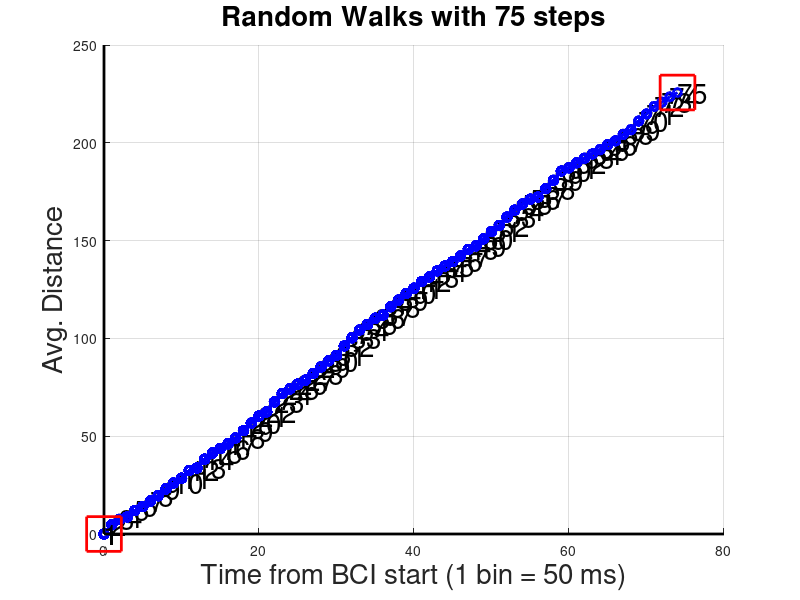

The MATLAB script that drew this image:
clc; clearvars; 
fontSize = 20;
format compact;

numberOfSteps = 75;
mu = 3;
sigma = 1; 

% Get all the random step directions in advance (for speed) rather than in the loop.
deltax = ones(1, numberOfSteps);
%deltay = rand(1, numberOfSteps) - 0.5;
deltay = normrnd(mu, sigma,[1, numberOfSteps]);
% Define starting location.
x = zeros(1, numberOfSteps);
y = zeros(1, numberOfSteps);
text(x, y, '1', 'fontSize', fontSize);
hold on;
% Now do the steps in a random direction.
for step = 2 : numberOfSteps
	% Walk in the x direction.
	x(step) = x(step-1) + deltax(step);
	% Walk in the y direction.
	y(step) = y(step-1) + deltay(step);
	% Now plot the walk so far.
	plot(x(1:step), y(1:step), 'bo-', 'LineWidth', 2);
	textLabel = sprintf('%d', step);
	text(x(step), y(step), textLabel, 'fontSize', fontSize);
end

% Plot x and y axes
line(xlim, [0,0], 'Color', 'k', 'LineWidth', 2);
line([0,0], ylim, 'Color', 'k', 'LineWidth', 2);

% Mark the first point in red.
hold on;
plot(x(1), y(1), 'rs', 'LineWidth', 2, 'MarkerSize', 25);
textLabel = '1';
text(x(1), y(1), textLabel, 'fontSize', fontSize);
grid on;

% Mark the last point in red.
plot(x(end), y(end), 'rs', 'LineWidth', 2, 'MarkerSize', 25);
caption = sprintf('Random Walks with %d steps', numberOfSteps);
title(caption, 'FontSize', fontSize);
xlabel('Time from BCI start (1 bin = 50 ms)', 'FontSize', fontSize);
ylabel('Avg. Distance', 'FontSize', fontSize);

% Enlarge figure to full screen.
set(gcf, 'units','normalized','outerposition',[0, 0.04, 1, 0.96]);

% Calculate the distance from the origin.
distanceFromOrigin = hypot(x(end), y(end));
message = sprintf('Done with demo!\nDistance of endpoint from origin = %.3f', distanceFromOrigin);
msgbox(message);
